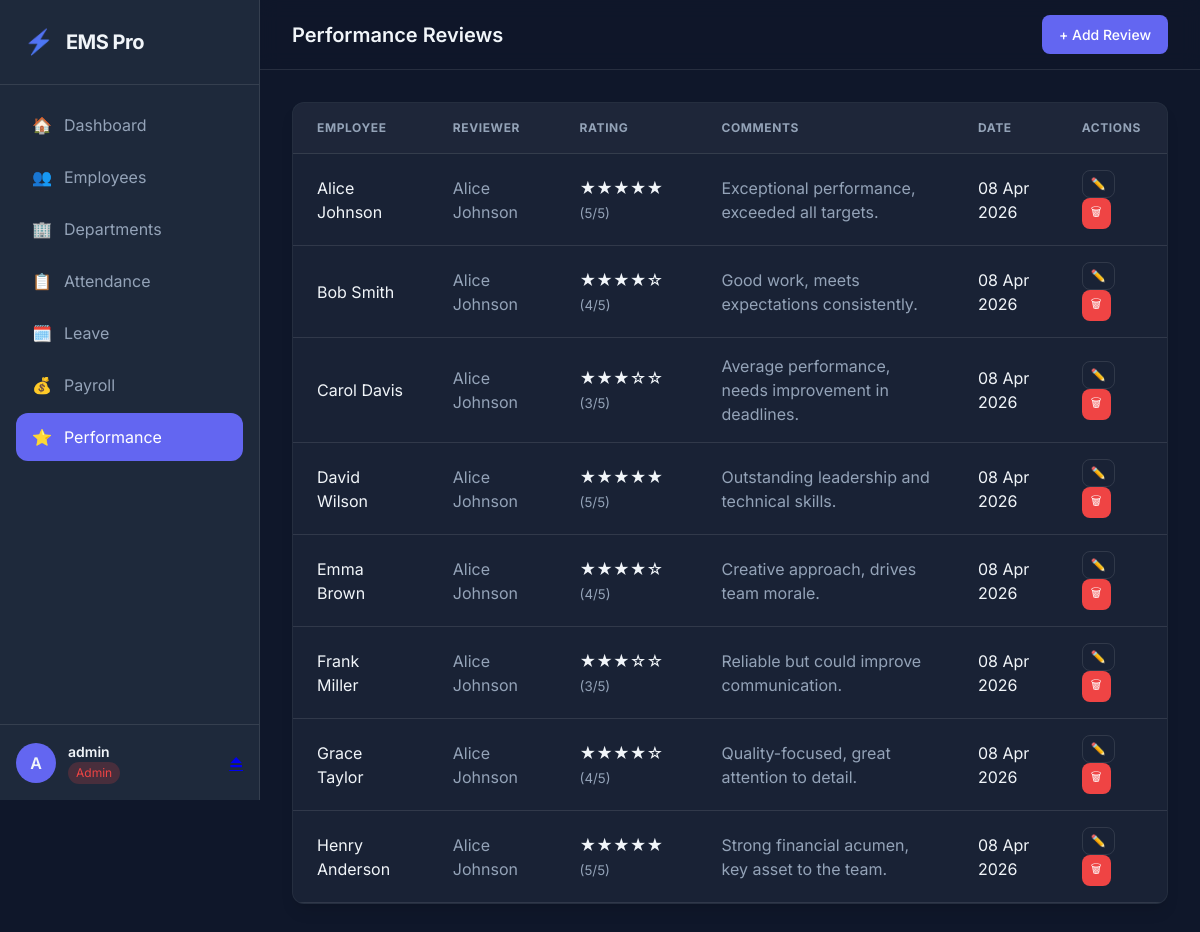
Screenshot of /performance/ (signed in) with the database file from the repository.
### app/models/models.py (models this page shows, shortened)
class User(UserMixin, db.Model):
    __tablename__ = "users"
    id            = db.Column(db.Integer, primary_key=True, autoincrement=True)
    username      = db.Column(db.String(50), unique=True, nullable=False)
    password_hash = db.Column(db.String(128), nullable=False)
    role          = db.Column(db.String(20), default=UserRole.EMPLOYEE.value)
    employee_id   = db.Column(db.Integer, db.ForeignKey("employees.id"), nullable=True)
    is_active     = db.Column(db.Boolean, default=True)
    last_login    = db.Column(db.DateTime, nullable=True)
    created_at    = db.Column(db.DateTime, default=datetime.utcnow)
    employee = db.relationship("Employee", back_populates="user")
    @property
    def is_admin(self) -> bool:
        return self.role == UserRole.ADMIN.value

class Performance(db.Model):
    __tablename__ = "performance"
    id          = db.Column(db.Integer, primary_key=True, autoincrement=True)
    employee_id = db.Column(db.Integer, db.ForeignKey("employees.id"), nullable=False)
    reviewer_id = db.Column(db.Integer, db.ForeignKey("employees.id"), nullable=True)
    rating      = db.Column(db.Integer, default=3)   # 1-5
    comments    = db.Column(db.Text, default="")
    review_date = db.Column(db.Date, default=date.today)
    created_at  = db.Column(db.DateTime, default=datetime.utcnow)
    employee = db.relationship("Employee", back_populates="performances",
                                foreign_keys=[employee_id])
    reviewer = db.relationship("Employee", foreign_keys=[reviewer_id])

### app/routes/performance.py (the view)
@performance_bp.route("/")
@login_required
def list_performance():
    if current_user.is_admin:
        reviews = PerformanceService.get_all()
    else:
        reviews = PerformanceService.get_for_employee(current_user.employee_id)
    return render_template("performance/list.html", reviews=reviews)

### app/models/models.py (called while the page is built)
    @property
    def full_name(self) -> str:
        return f"{self.first_name} {self.last_name}"

### app/services/performance_service.py (called while the page is built)
    @staticmethod
    def get_all() -> list[dict]:
        reviews = Performance.query.order_by(Performance.review_date.desc()).all()
        return [PerformanceService._to_dict(r) for r in reviews]

    @staticmethod
    def _to_dict(r: Performance) -> dict:
        return {
            "id":            r.id,
            "employee_id":   r.employee_id,
            "emp_name":      r.employee.full_name if r.employee else "—",
            "reviewer_id":   r.reviewer_id,
            "reviewer_name": r.reviewer.full_name if r.reviewer else "Management",
            "rating":        r.rating,
            "comments":      r.comments,
            "review_date":   str(r.review_date),
        }

### app/utils/helpers.py (called while the page is built)
def format_date(d) -> str:
    if d is None:
        return "—"
    if isinstance(d, str):
        try:
            d = datetime.strptime(d, "%Y-%m-%d").date()
        except ValueError:
            return d
    return d.strftime("%d %b %Y")

### app/templates/performance/list.html (shortened to what this page needs)
{% extends "base.html" %}
{% block page_title %}Performance Reviews{% endblock %}
{% block topbar_actions %}
  {% if current_user.is_admin %}
  <a href="{{ url_for('performance.add_review') }}" class="btn btn-primary btn-sm">+ Add Review</a>
  {% endif %}
{% endblock %}
{% block content %}
<div class="card">
  <div class="card-body p0">
    <table class="table table-hover">
      <thead>
        <tr>
          <th>Employee</th><th>Reviewer</th><th>Rating</th>
          <th>Comments</th><th>Date</th>
          {% if current_user.is_admin %}<th>Actions</th>{% endif %}
        </tr>
      </thead>
      <tbody>
        {% for r in reviews %}
        <tr>
          <td class="fw-500">{{ r.emp_name }}</td>
          <td class="muted">{{ r.reviewer_name }}</td>
          <td>
            <span class="stars" title="{{ r.rating }}/5">
              {{ '★' * r.rating }}{{ '☆' * (5 - r.rating) }}
            </span>
            <small class="muted">({{ r.rating }}/5)</small>
          </td>
          <td class="truncate-cell muted">{{ r.comments or '—' }}</td>
          <td>{{ format_date(r.review_date) }}</td>
          {% if current_user.is_admin %}
          <td class="actions-cell">
            <a href="{{ url_for('performance.edit_review', review_id=r.id) }}"
               class="btn btn-ghost btn-xs" title="Edit">✏️</a>
            <form method="POST" action="{{ url_for('performance.delete_review', review_id=r.id) }}"
                  style="display:inline"
                  onsubmit="return confirm('Delete this performance review?')">
              <button class="btn btn-danger btn-xs" title="Delete">🗑</button>
            </form>
          </td>
          {% endif %}
        </tr>
        {% else %}
        <tr><td colspan="6" class="tc muted py-lg">No performance reviews found.</td></tr>
        {% endfor %}
      </tbody>
    </table>
  </div>
</div>
{% endblock %}

### app/templates/base.html (shortened to what this page needs)
<!DOCTYPE html>
<html lang="en">
<head>
  <link rel="stylesheet" href="{{ url_for('static', filename='css/main.css') }}"/>
</head>
<body class="{% if not current_user.is_authenticated %}auth-page{% endif %}">
{% if current_user.is_authenticated %}
<aside class="sidebar" id="sidebar">
  <div class="sidebar-brand">
    <div class="brand-icon">⚡</div>
    <span class="brand-text">EMS Pro</span>
  </div>
  <nav class="sidebar-nav">
    <a href="{{ url_for('dashboard.index') }}"
       class="nav-item {% if request.endpoint == 'dashboard.index' %}active{% endif %}">
      <span class="nav-icon">🏠</span><span class="nav-label">Dashboard</span>
    </a>
    <a href="{{ url_for('employees.list_employees') }}"
       class="nav-item {% if 'employees' in request.endpoint %}active{% endif %}">
      <span class="nav-icon">👥</span><span class="nav-label">Employees</span>
    </a>
    {% if current_user.is_admin %}
    <a href="{{ url_for('departments.list_departments') }}"
       class="nav-item {% if 'departments' in request.endpoint %}active{% endif %}">
      <span class="nav-icon">🏢</span><span class="nav-label">Departments</span>
    </a>
    {% endif %}
    <a href="{{ url_for('attendance.list_attendance') }}"
       class="nav-item {% if 'attendance' in request.endpoint %}active{% endif %}">
      <span class="nav-icon">📋</span><span class="nav-label">Attendance</span>
    </a>
    <a href="{{ url_for('leave.list_leave') }}"
       class="nav-item {% if 'leave' in request.endpoint %}active{% endif %}">
      <span class="nav-icon">🗓️</span><span class="nav-label">Leave</span>
    </a>
    <a href="{{ url_for('payroll.list_payroll') }}"
       class="nav-item {% if 'payroll' in request.endpoint %}active{% endif %}">
      <span class="nav-icon">💰</span><span class="nav-label">Payroll</span>
    </a>
    <a href="{{ url_for('performance.list_performance') }}"
       class="nav-item {% if 'performance' in request.endpoint %}active{% endif %}">
      <span class="nav-icon">⭐</span><span class="nav-label">Performance</span>
    </a>
  </nav>
  <div class="sidebar-footer">
    <div class="user-info">
      <div class="user-avatar">{{ current_user.username[0].upper() }}</div>
      <div class="user-details">
        <span class="user-name">{{ current_user.username }}</span>
        <span class="user-role badge-{{ 'admin' if current_user.is_admin else 'emp' }}">
          {{ current_user.role | capitalize }}
        </span>
      </div>
    </div>
    <a href="{{ url_for('auth.logout') }}" class="logout-btn" title="Logout">⏏</a>
  </div>
</aside>
<div class="main-wrapper">
  <header class="topbar">
    <div class="topbar-title">{% block page_title %}{% endblock %}</div>
    <div class="topbar-actions">{% block topbar_actions %}{% endblock %}</div>
  </header>
  <main class="content">
    {% block content %}{% endblock %}
  </main>
</div>
{% else %}
  {% block auth_content %}{% endblock %}
{% endif %}
</body>
</html>

### app/static/css/main.css (style rules this page uses)
:root { --primary: #6366f1; --primary-hover: #4f46e5; --secondary: #64748b; --success: #10b981; --warning: #f59e0b; --danger: #ef4444; --info: #3b82f6; --bg-main: #0f172a; --bg-card: rgba(30, 41, 59, 0.7); --bg-sidebar: #1e293b; --bg-topbar: rgba(15, 23, 42, 0.8); --text-main: #f1f5f9; --text-muted: #94a3b8; --text-on-primary: #ffffff; --border-color: rgba(255, 255, 255, 0.1); --border-glass: rgba(255, 255, 255, 0.05); --sidebar-width: 260px; --topbar-height: 70px; --border-radius: 12px; --transition: all 0.3s cubic-bezier(0.4, 0, 0.2, 1); --shadow: 0 10px 15px -3px rgba(0, 0, 0, 0.1), 0 4px 6px -2px rgba(0, 0, 0, 0.05); --shadow-lg: 0 20px 25px -5px rgba(0, 0, 0, 0.1), 0 10px 10px -5px rgba(0, 0, 0, 0.04); }
* { margin: 0; padding: 0; box-sizing: border-box; }
body { font-family: 'Inter', -apple-system, sans-serif; background-color: var(--bg-main); color: var(--text-main); line-height: 1.5; overflow-x: hidden; }
.main-wrapper { margin-left: var(--sidebar-width); min-height: 100vh; transition: var(--transition); display: flex; flex-direction: column; }
.content { padding: 2rem; flex: 1; }
.sidebar { position: fixed; top: 0; left: 0; width: var(--sidebar-width); height: 100vh; background-color: var(--bg-sidebar); border-right: 1px solid var(--border-color); display: flex; flex-direction: column; z-index: 1000; transition: var(--transition); }
.sidebar-brand { padding: 1.5rem; display: flex; align-items: center; gap: 0.75rem; border-bottom: 1px solid var(--border-color); }
.brand-icon { font-size: 1.5rem; background: linear-gradient(135deg, var(--primary), var(--info)); -webkit-background-clip: text; -webkit-text-fill-color: transparent; }
.brand-text { font-weight: 700; font-size: 1.25rem; letter-spacing: -0.025em; }
.sidebar-nav { flex: 1; padding: 1rem; overflow-y: auto; }
.nav-item { display: flex; align-items: center; gap: 0.75rem; padding: 0.75rem 1rem; color: var(--text-muted); text-decoration: none; border-radius: var(--border-radius); margin-bottom: 0.25rem; transition: var(--transition); }
.nav-item:hover, .nav-item.active { background-color: rgba(99, 102, 241, 0.1); color: var(--primary); }
.nav-item.active { background-color: var(--primary); color: var(--text-on-primary); }
.sidebar-footer { padding: 1rem; border-top: 1px solid var(--border-color); display: flex; align-items: center; justify-content: space-between; }
.user-info { display: flex; align-items: center; gap: 0.75rem; }
.user-avatar { width: 40px; height: 40px; background-color: var(--primary); border-radius: 50%; display: flex; align-items: center; justify-content: center; font-weight: 600; }
.user-details { display: flex; flex-direction: column; }
.user-name { font-size: 0.875rem; font-weight: 600; }
.user-role { font-size: 0.75rem; padding: 2px 8px; border-radius: 20px; }
.badge-admin { background-color: rgba(239, 68, 68, 0.2); color: var(--danger); }
.topbar { height: var(--topbar-height); background-color: var(--bg-topbar); backdrop-filter: blur(10px); border-bottom: 1px solid var(--border-color); display: flex; align-items: center; justify-content: space-between; padding: 0 2rem; position: sticky; top: 0; z-index: 900; }
.topbar-title { font-size: 1.25rem; font-weight: 600; }
.card { background: var(--bg-card); backdrop-filter: blur(16px); border: 1px solid var(--border-glass); border-radius: var(--border-radius); box-shadow: var(--shadow); margin-bottom: 1.5rem; overflow: hidden; }
.card-body { padding: 1.5rem; }
.p0 { padding: 0 !important; }
.table { width: 100%; border-collapse: collapse; }
.table th, .table td { padding: 1rem 1.5rem; text-align: left; border-bottom: 1px solid var(--border-color); }
.table th { background-color: rgba(255, 255, 255, 0.02); font-size: 0.75rem; text-transform: uppercase; letter-spacing: 0.05em; color: var(--text-muted); }
.btn { display: inline-flex; align-items: center; justify-content: center; gap: 0.5rem; padding: 0.5rem 1.25rem; border-radius: 8px; font-weight: 500; cursor: pointer; transition: var(--transition); border: 1px solid transparent; text-decoration: none; font-size: 0.875rem; }
.btn-primary { background-color: var(--primary); color: white; }
.btn-danger { background-color: var(--danger); color: white; }
.btn-ghost { background: transparent; color: var(--text-muted); border-color: var(--border-color); }
.btn-xs { padding: 4px 8px; font-size: 0.75rem; }
.btn-sm { padding: 8px 16px; }
.muted { color: var(--text-muted); }

### rows the page displays
User: username "A", username "admin", role "Admin"
Performance: emp_name "Alice Johnson", reviewer_name "Alice Johnson", rating "★★★★★", rating "5", comments "Exceptional performance, exceeded all targets.", review_date "08 Apr 2026"
Performance: emp_name "Bob Smith", reviewer_name "Alice Johnson", rating "★★★★", rating "☆", rating "4", comments "Good work, meets expectations consistently.", review_date "08 Apr 2026"
Performance: emp_name "Carol Davis", reviewer_name "Alice Johnson", rating "★★★", rating "☆☆", rating "3", comments "Average performance, needs improvement in deadlines.", review_date "08 Apr 2026"
Performance: emp_name "David Wilson", reviewer_name "Alice Johnson", rating "★★★★★", rating "5", comments "Outstanding leadership and technical skills.", review_date "08 Apr 2026"
Performance: emp_name "Emma Brown", reviewer_name "Alice Johnson", rating "★★★★", rating "☆", rating "4", comments "Creative approach, drives team morale.", review_date "08 Apr 2026"
Performance: emp_name "Frank Miller", reviewer_name "Alice Johnson", rating "★★★", rating "☆☆", rating "3", comments "Reliable but could improve communication.", review_date "08 Apr 2026"
Performance: emp_name "Grace Taylor", reviewer_name "Alice Johnson", rating "★★★★", rating "☆", rating "4", comments "Quality-focused, great attention to detail.", review_date "08 Apr 2026"
Performance: emp_name "Henry Anderson", reviewer_name "Alice Johnson", rating "★★★★★", rating "5", comments "Strong financial acumen, key asset to the team.", review_date "08 Apr 2026"
